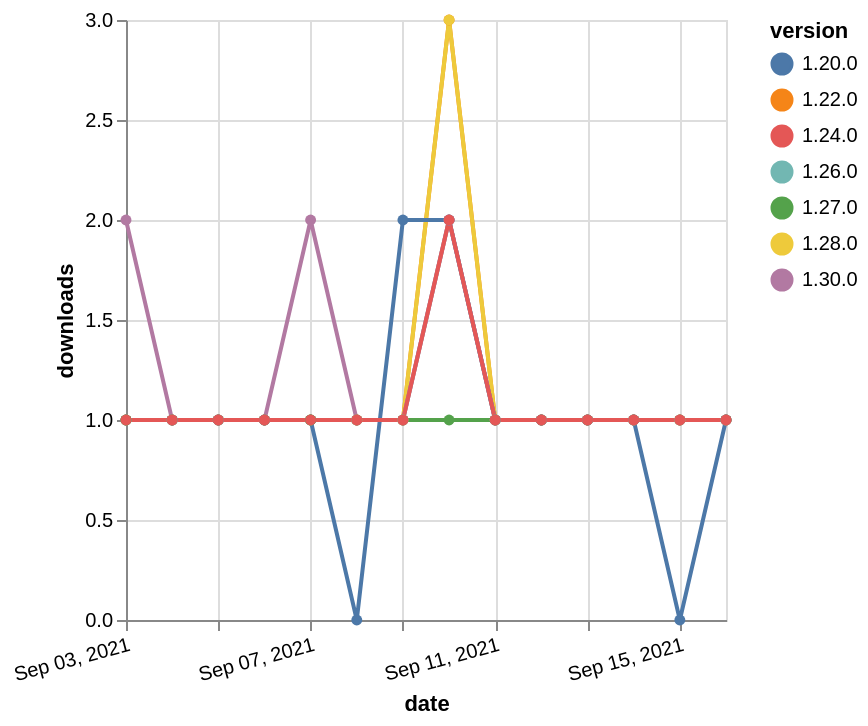

Write a Vega-Lite specification for this figure.
### Vega-Lite specification from a JSON file in a GitHub repository (floating-point values rounded to 4 significant figures)
{"$schema": "https://vega.github.io/schema/vega-lite/v5.json", "description": "A simple bar chart with embedded data.", "data": {"values": [{"date": "2021-09-03", "total": 291, "delta": 1, "version": "1.22.0"}, {"date": "2021-09-04", "total": 292, "delta": 1, "version": "1.22.0"}, {"date": "2021-09-05", "total": 293, "delta": 1, "version": "1.22.0"}, {"date": "2021-09-06", "total": 294, "delta": 1, "version": "1.22.0"}, {"date": "2021-09-07", "total": 295, "delta": 1, "version": "1.22.0"}, {"date": "2021-09-08", "total": 296, "delta": 1, "version": "1.22.0"}, {"date": "2021-09-09", "total": 297, "delta": 1, "version": "1.22.0"}, {"date": "2021-09-10", "total": 300, "delta": 3, "version": "1.22.0"}, {"date": "2021-09-11", "total": 301, "delta": 1, "version": "1.22.0"}, {"date": "2021-09-12", "total": 302, "delta": 1, "version": "1.22.0"}, {"date": "2021-09-13", "total": 303, "delta": 1, "version": "1.22.0"}, {"date": "2021-09-14", "total": 304, "delta": 1, "version": "1.22.0"}, {"date": "2021-09-15", "total": 305, "delta": 1, "version": "1.22.0"}, {"date": "2021-09-16", "total": 306, "delta": 1, "version": "1.22.0"}, {"date": "2021-09-03", "total": 168, "delta": 1, "version": "1.28.0"}, {"date": "2021-09-04", "total": 169, "delta": 1, "version": "1.28.0"}, {"date": "2021-09-05", "total": 170, "delta": 1, "version": "1.28.0"}, {"date": "2021-09-06", "total": 171, "delta": 1, "version": "1.28.0"}, {"date": "2021-09-07", "total": 172, "delta": 1, "version": "1.28.0"}, {"date": "2021-09-08", "total": 173, "delta": 1, "version": "1.28.0"}, {"date": "2021-09-09", "total": 174, "delta": 1, "version": "1.28.0"}, {"date": "2021-09-10", "total": 177, "delta": 3, "version": "1.28.0"}, {"date": "2021-09-11", "total": 178, "delta": 1, "version": "1.28.0"}, {"date": "2021-09-12", "total": 179, "delta": 1, "version": "1.28.0"}, {"date": "2021-09-13", "total": 180, "delta": 1, "version": "1.28.0"}, {"date": "2021-09-14", "total": 181, "delta": 1, "version": "1.28.0"}, {"date": "2021-09-15", "total": 182, "delta": 1, "version": "1.28.0"}, {"date": "2021-09-16", "total": 183, "delta": 1, "version": "1.28.0"}, {"date": "2021-09-03", "total": 150, "delta": 1, "version": "1.26.0"}, {"date": "2021-09-04", "total": 151, "delta": 1, "version": "1.26.0"}, {"date": "2021-09-05", "total": 152, "delta": 1, "version": "1.26.0"}, {"date": "2021-09-06", "total": 153, "delta": 1, "version": "1.26.0"}, {"date": "2021-09-07", "total": 154, "delta": 1, "version": "1.26.0"}, {"date": "2021-09-08", "total": 155, "delta": 1, "version": "1.26.0"}, {"date": "2021-09-09", "total": 156, "delta": 1, "version": "1.26.0"}, {"date": "2021-09-10", "total": 158, "delta": 2, "version": "1.26.0"}, {"date": "2021-09-11", "total": 159, "delta": 1, "version": "1.26.0"}, {"date": "2021-09-12", "total": 160, "delta": 1, "version": "1.26.0"}, {"date": "2021-09-13", "total": 161, "delta": 1, "version": "1.26.0"}, {"date": "2021-09-14", "total": 162, "delta": 1, "version": "1.26.0"}, {"date": "2021-09-15", "total": 163, "delta": 1, "version": "1.26.0"}, {"date": "2021-09-16", "total": 164, "delta": 1, "version": "1.26.0"}, {"date": "2021-09-03", "total": 221, "delta": 1, "version": "1.20.0"}, {"date": "2021-09-04", "total": 222, "delta": 1, "version": "1.20.0"}, {"date": "2021-09-05", "total": 223, "delta": 1, "version": "1.20.0"}, {"date": "2021-09-06", "total": 224, "delta": 1, "version": "1.20.0"}, {"date": "2021-09-07", "total": 225, "delta": 1, "version": "1.20.0"}, {"date": "2021-09-08", "total": 225, "delta": 0, "version": "1.20.0"}, {"date": "2021-09-09", "total": 227, "delta": 2, "version": "1.20.0"}, {"date": "2021-09-10", "total": 229, "delta": 2, "version": "1.20.0"}, {"date": "2021-09-11", "total": 230, "delta": 1, "version": "1.20.0"}, {"date": "2021-09-12", "total": 231, "delta": 1, "version": "1.20.0"}, {"date": "2021-09-13", "total": 232, "delta": 1, "version": "1.20.0"}, {"date": "2021-09-14", "total": 233, "delta": 1, "version": "1.20.0"}, {"date": "2021-09-15", "total": 233, "delta": 0, "version": "1.20.0"}, {"date": "2021-09-16", "total": 234, "delta": 1, "version": "1.20.0"}, {"date": "2021-09-03", "total": 133, "delta": 1, "version": "1.27.0"}, {"date": "2021-09-04", "total": 134, "delta": 1, "version": "1.27.0"}, {"date": "2021-09-05", "total": 135, "delta": 1, "version": "1.27.0"}, {"date": "2021-09-06", "total": 136, "delta": 1, "version": "1.27.0"}, {"date": "2021-09-07", "total": 137, "delta": 1, "version": "1.27.0"}, {"date": "2021-09-08", "total": 138, "delta": 1, "version": "1.27.0"}, {"date": "2021-09-09", "total": 139, "delta": 1, "version": "1.27.0"}, {"date": "2021-09-10", "total": 140, "delta": 1, "version": "1.27.0"}, {"date": "2021-09-11", "total": 141, "delta": 1, "version": "1.27.0"}, {"date": "2021-09-12", "total": 142, "delta": 1, "version": "1.27.0"}, {"date": "2021-09-13", "total": 143, "delta": 1, "version": "1.27.0"}, {"date": "2021-09-14", "total": 144, "delta": 1, "version": "1.27.0"}, {"date": "2021-09-15", "total": 145, "delta": 1, "version": "1.27.0"}, {"date": "2021-09-16", "total": 146, "delta": 1, "version": "1.27.0"}, {"date": "2021-09-03", "total": 115, "delta": 2, "version": "1.30.0"}, {"date": "2021-09-04", "total": 116, "delta": 1, "version": "1.30.0"}, {"date": "2021-09-05", "total": 117, "delta": 1, "version": "1.30.0"}, {"date": "2021-09-06", "total": 118, "delta": 1, "version": "1.30.0"}, {"date": "2021-09-07", "total": 120, "delta": 2, "version": "1.30.0"}, {"date": "2021-09-08", "total": 121, "delta": 1, "version": "1.30.0"}, {"date": "2021-09-09", "total": 122, "delta": 1, "version": "1.30.0"}, {"date": "2021-09-10", "total": 124, "delta": 2, "version": "1.30.0"}, {"date": "2021-09-11", "total": 125, "delta": 1, "version": "1.30.0"}, {"date": "2021-09-12", "total": 126, "delta": 1, "version": "1.30.0"}, {"date": "2021-09-13", "total": 127, "delta": 1, "version": "1.30.0"}, {"date": "2021-09-14", "total": 128, "delta": 1, "version": "1.30.0"}, {"date": "2021-09-15", "total": 129, "delta": 1, "version": "1.30.0"}, {"date": "2021-09-16", "total": 130, "delta": 1, "version": "1.30.0"}, {"date": "2021-09-03", "total": 177, "delta": 1, "version": "1.24.0"}, {"date": "2021-09-04", "total": 178, "delta": 1, "version": "1.24.0"}, {"date": "2021-09-05", "total": 179, "delta": 1, "version": "1.24.0"}, {"date": "2021-09-06", "total": 180, "delta": 1, "version": "1.24.0"}, {"date": "2021-09-07", "total": 181, "delta": 1, "version": "1.24.0"}, {"date": "2021-09-08", "total": 182, "delta": 1, "version": "1.24.0"}, {"date": "2021-09-09", "total": 183, "delta": 1, "version": "1.24.0"}, {"date": "2021-09-10", "total": 185, "delta": 2, "version": "1.24.0"}, {"date": "2021-09-11", "total": 186, "delta": 1, "version": "1.24.0"}, {"date": "2021-09-12", "total": 187, "delta": 1, "version": "1.24.0"}, {"date": "2021-09-13", "total": 188, "delta": 1, "version": "1.24.0"}, {"date": "2021-09-14", "total": 189, "delta": 1, "version": "1.24.0"}, {"date": "2021-09-15", "total": 190, "delta": 1, "version": "1.24.0"}, {"date": "2021-09-16", "total": 191, "delta": 1, "version": "1.24.0"}]}, "width": "container", "mark": {"type": "line", "point": {"filled": true}}, "encoding": {"x": {"field": "date", "type": "temporal", "timeUnit": "yearmonthdate", "title": "date", "axis": {"labelAngle": -15}}, "y": {"field": "delta", "type": "quantitative", "title": "downloads"}, "color": {"field": "version", "type": "nominal"}, "tooltip": {"field": "delta"}}}
